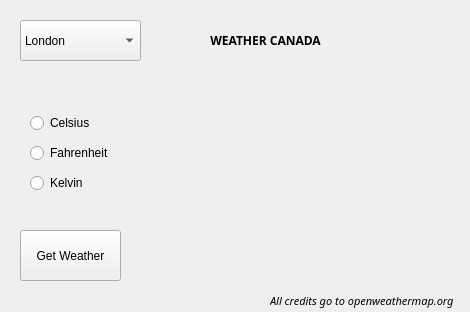
<?xml version="1.0" encoding="UTF-8"?>
<ui version="4.0">
 <class>MainWindow</class>
 <widget class="QMainWindow" name="MainWindow">
  <property name="geometry">
   <rect>
    <x>0</x>
    <y>0</y>
    <width>470</width>
    <height>312</height>
   </rect>
  </property>
  <property name="windowTitle">
   <string>MainWindow</string>
  </property>
  <widget class="QWidget" name="centralWidget">
   <widget class="QLabel" name="tempLabel">
    <property name="geometry">
     <rect>
      <x>150</x>
      <y>90</y>
      <width>321</width>
      <height>31</height>
     </rect>
    </property>
    <property name="font">
     <font>
      <family>URW Bookman L</family>
      <weight>75</weight>
      <bold>true</bold>
     </font>
    </property>
    <property name="text">
     <string/>
    </property>
    <property name="alignment">
     <set>Qt::AlignCenter</set>
    </property>
   </widget>
   <widget class="QLabel" name="label">
    <property name="geometry">
     <rect>
      <x>160</x>
      <y>30</y>
      <width>211</width>
      <height>21</height>
     </rect>
    </property>
    <property name="font">
     <font>
      <family>KacstArt</family>
      <weight>75</weight>
      <bold>true</bold>
     </font>
    </property>
    <property name="text">
     <string>WEATHER CANADA</string>
    </property>
    <property name="alignment">
     <set>Qt::AlignCenter</set>
    </property>
   </widget>
   <widget class="QPushButton" name="getWeather">
    <property name="geometry">
     <rect>
      <x>20</x>
      <y>230</y>
      <width>101</width>
      <height>51</height>
     </rect>
    </property>
    <property name="text">
     <string>Get Weather</string>
    </property>
   </widget>
   <widget class="QRadioButton" name="kelvin_button">
    <property name="geometry">
     <rect>
      <x>30</x>
      <y>170</y>
      <width>114</width>
      <height>26</height>
     </rect>
    </property>
    <property name="text">
     <string>Kelvin</string>
    </property>
   </widget>
   <widget class="QRadioButton" name="celsius_button">
    <property name="geometry">
     <rect>
      <x>30</x>
      <y>110</y>
      <width>114</width>
      <height>26</height>
     </rect>
    </property>
    <property name="text">
     <string>Celsius</string>
    </property>
   </widget>
   <widget class="QRadioButton" name="fahrenheit_button">
    <property name="geometry">
     <rect>
      <x>30</x>
      <y>140</y>
      <width>114</width>
      <height>26</height>
     </rect>
    </property>
    <property name="text">
     <string>Fahrenheit</string>
    </property>
   </widget>
   <widget class="QLabel" name="pressureLabel">
    <property name="geometry">
     <rect>
      <x>150</x>
      <y>120</y>
      <width>321</width>
      <height>31</height>
     </rect>
    </property>
    <property name="font">
     <font>
      <family>URW Bookman L</family>
      <weight>75</weight>
      <bold>true</bold>
     </font>
    </property>
    <property name="text">
     <string/>
    </property>
    <property name="alignment">
     <set>Qt::AlignCenter</set>
    </property>
   </widget>
   <widget class="QLabel" name="humidityLabel">
    <property name="geometry">
     <rect>
      <x>150</x>
      <y>150</y>
      <width>321</width>
      <height>31</height>
     </rect>
    </property>
    <property name="font">
     <font>
      <family>URW Bookman L</family>
      <weight>75</weight>
      <bold>true</bold>
     </font>
    </property>
    <property name="text">
     <string/>
    </property>
    <property name="alignment">
     <set>Qt::AlignCenter</set>
    </property>
   </widget>
   <widget class="QLabel" name="windSpeedLabel">
    <property name="geometry">
     <rect>
      <x>150</x>
      <y>180</y>
      <width>321</width>
      <height>31</height>
     </rect>
    </property>
    <property name="font">
     <font>
      <family>URW Bookman L</family>
      <weight>75</weight>
      <bold>true</bold>
     </font>
    </property>
    <property name="text">
     <string/>
    </property>
    <property name="alignment">
     <set>Qt::AlignCenter</set>
    </property>
   </widget>
   <widget class="QLabel" name="windDirectionLabel">
    <property name="geometry">
     <rect>
      <x>150</x>
      <y>210</y>
      <width>321</width>
      <height>31</height>
     </rect>
    </property>
    <property name="font">
     <font>
      <family>URW Bookman L</family>
      <weight>75</weight>
      <bold>true</bold>
     </font>
    </property>
    <property name="text">
     <string/>
    </property>
    <property name="alignment">
     <set>Qt::AlignCenter</set>
    </property>
   </widget>
   <widget class="QLabel" name="imageLabel">
    <property name="geometry">
     <rect>
      <x>380</x>
      <y>10</y>
      <width>81</width>
      <height>71</height>
     </rect>
    </property>
    <property name="text">
     <string/>
    </property>
    <property name="pixmap">
     <pixmap resource="../../Desktop/Resources/resources.qrc">:/new/prefix1/Weather.png</pixmap>
    </property>
   </widget>
   <widget class="QLabel" name="creditsLabel">
    <property name="geometry">
     <rect>
      <x>270</x>
      <y>290</y>
      <width>291</width>
      <height>21</height>
     </rect>
    </property>
    <property name="font">
     <font>
      <family>Droid Serif</family>
      <pointsize>8</pointsize>
      <italic>true</italic>
     </font>
    </property>
    <property name="text">
     <string>All credits go to openweathermap.org</string>
    </property>
   </widget>
   <widget class="QComboBox" name="dropdown_menu">
    <property name="geometry">
     <rect>
      <x>20</x>
      <y>20</y>
      <width>121</width>
      <height>41</height>
     </rect>
    </property>
    <item>
     <property name="text">
      <string>London</string>
     </property>
    </item>
    <item>
     <property name="text">
      <string>Hamilton</string>
     </property>
    </item>
    <item>
     <property name="text">
      <string>Toronto</string>
     </property>
    </item>
    <item>
     <property name="text">
      <string>Vancouver</string>
     </property>
    </item>
    <item>
     <property name="text">
      <string>Saskatoon</string>
     </property>
    </item>
    <item>
     <property name="text">
      <string>Halifax</string>
     </property>
    </item>
   </widget>
   <widget class="QLabel" name="minTempLabel">
    <property name="geometry">
     <rect>
      <x>150</x>
      <y>240</y>
      <width>321</width>
      <height>31</height>
     </rect>
    </property>
    <property name="font">
     <font>
      <family>URW Bookman L</family>
      <weight>75</weight>
      <bold>true</bold>
     </font>
    </property>
    <property name="text">
     <string/>
    </property>
    <property name="alignment">
     <set>Qt::AlignCenter</set>
    </property>
   </widget>
   <zorder>tempLabel</zorder>
   <zorder>label</zorder>
   <zorder>getWeather</zorder>
   <zorder>kelvin_button</zorder>
   <zorder>celsius_button</zorder>
   <zorder>fahrenheit_button</zorder>
   <zorder>pressureLabel</zorder>
   <zorder>humidityLabel</zorder>
   <zorder>windSpeedLabel</zorder>
   <zorder>windDirectionLabel</zorder>
   <zorder>creditsLabel</zorder>
   <zorder>imageLabel</zorder>
   <zorder>dropdown_menu</zorder>
   <zorder>minTempLabel</zorder>
  </widget>
 </widget>
 <layoutdefault spacing="6" margin="11"/>
 <resources>
  <include location="../../Desktop/Resources/resources.qrc"/>
 </resources>
 <connections/>
</ui>
